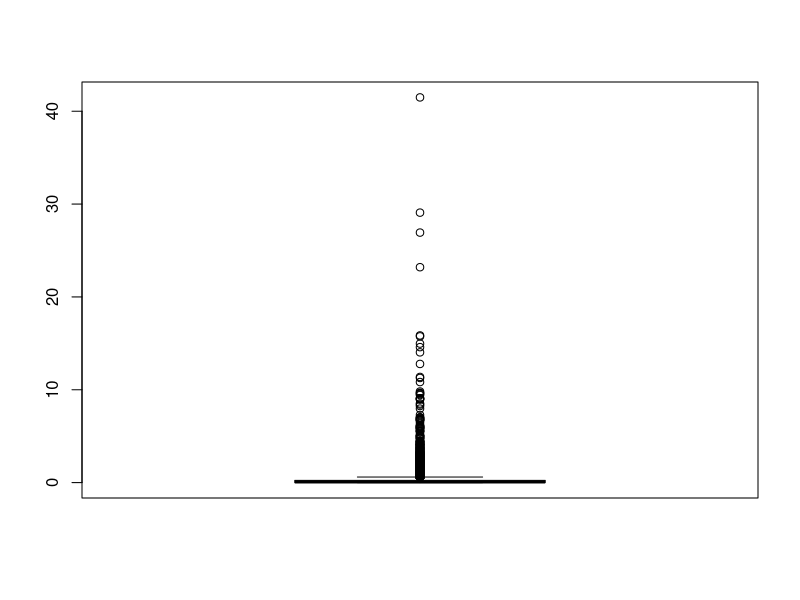
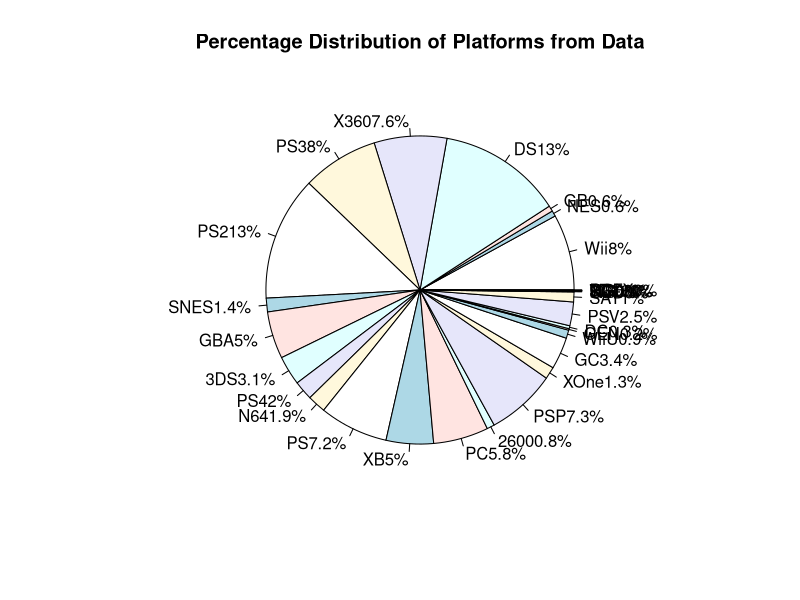

R code for these plots, in order: (Note: this script raises an error after producing the figures.)
#DAD project analysis
#set wd
setwd("/Users/Eoin/Documents/BSHCE/Year 4/DAD/DAD")

#libraries
library(ggplot2)

#read in video game sales csv
vgData = read.csv("vgsales.csv", stringsAsFactors = F)
View(vgData)
mean(vgData$EU_Sales)
boxplot(vgData$NA_Sales)


#get subset data of each platform
subsetWii = subset(vgData, Platform == "Wii")
subsetNES = subset(vgData, Platform == "NES")
subsetGB = subset(vgData, Platform == "GB")
subsetDS = subset(vgData, Platform == "DS")
subsetX360 = subset(vgData, Platform == "X360")
subsetPS3 = subset(vgData, Platform == "PS3")
subsetPS2 = subset(vgData, Platform == "PS2")
subsetSNES = subset(vgData, Platform == "SNES")
subsetGBA = subset(vgData, Platform == "GBA")
subset3DS = subset(vgData, Platform == "3DS")
subsetPS4 = subset(vgData, Platform == "PS4")
subsetN64 = subset(vgData, Platform == "N64")
subsetPS = subset(vgData, Platform == "PS")
subsetXB = subset(vgData, Platform == "XB")
subsetPC = subset(vgData, Platform == "PC")
subset2600 = subset(vgData, Platform == "2600")
subsetPSP = subset(vgData, Platform == "PSP")
subsetXOne = subset(vgData, Platform == "XOne")
subsetGC = subset(vgData, Platform == "GC")
subsetWiiU = subset(vgData, Platform == "WiiU")
subsetGEN = subset(vgData, Platform == "GEN")
subsetDC = subset(vgData, Platform == "DC")
subsetPSV = subset(vgData, Platform == "PSV")
subsetSAT = subset(vgData, Platform == "SAT")
subsetSCD = subset(vgData, Platform == "SCD")
subsetWS = subset(vgData, Platform == "WS")
subsetNG = subset(vgData, Platform == "NG")
subsetTG16 = subset(vgData, Platform == "TG16")
subset3DO = subset(vgData, Platform == "3DO")
subsetGG = subset(vgData, Platform == "GG")
subsetPCFX = subset(vgData, Platform == "PCFX")

#count total num
totalNum = length(vgData$Rank)
round(totalNum, digits = 2)

#get numbers/percentages
percWii = round((length(subsetWii$Platform)/totalNum * 100), digits = 2)
percNES = round((length(subsetNES$Platform)/totalNum * 100), digits = 2)
percGB = round((length(subsetGB$Platform)/totalNum * 100), digits = 2)
percDS = round((length(subsetDS$Platform)/totalNum * 100), digits = 2)
percX360 = round((length(subsetX360$Platform)/totalNum * 100), digits = 2)
percPS3 = round((length(subsetPS3$Platform)/totalNum * 100), digits = 2)
percPS2 = round((length(subsetPS2$Platform)/totalNum * 100), digits = 2)
percSNES = round((length(subsetSNES$Platform)/totalNum * 100), digits = 2)
percGBA = round((length(subsetGBA$Platform)/totalNum * 100), digits = 2)
perc3DS = round((length(subset3DS$Platform)/totalNum * 100), digits = 2)
percPS4 = round((length(subsetPS4$Platform)/totalNum * 100), digits = 2)
percN64 = round((length(subsetN64$Platform)/totalNum * 100), digits = 2)
percPS = round((length(subsetPS$Platform)/totalNum * 100), digits = 2)
percXB = round((length(subsetXB$Platform)/totalNum * 100), digits = 2)
percPC = round((length(subsetPC$Platform)/totalNum * 100), digits = 2)
perc2600 = round((length(subset2600$Platform)/totalNum * 100), digits = 2)
percPSP = round((length(subsetPSP$Platform)/totalNum * 100), digits = 2)
percXOne = round((length(subsetXOne$Platform)/totalNum * 100), digits = 2)
percGC = round((length(subsetGC$Platform)/totalNum * 100), digits = 2)
percWiiU = round((length(subsetWiiU$Platform)/totalNum * 100), digits = 2)
percGEN = round((length(subsetGEN$Platform)/totalNum * 100), digits = 2)
percDC = round((length(subsetDC$Platform)/totalNum * 100), digits = 2)
percPSV = round((length(subsetPSV$Platform)/totalNum * 100), digits = 2)
percSAT = round((length(subsetSAT$Platform)/totalNum * 100), digits = 2)
percSCD = round((length(subsetSCD$Platform)/totalNum * 100), digits = 2)
percWS = round((length(subsetWS$Platform)/totalNum * 100), digits = 2)
percNG = round((length(subsetNG$Platform)/totalNum * 100), digits = 2)
percTG16 = round((length(subsetTG16$Platform)/totalNum * 100), digits = 2)
perc3DO = round((length(subset3DO$Platform)/totalNum * 100), digits = 2)
percGG = round((length(subsetGG$Platform)/totalNum * 100), digits = 2)
percPCFX = round((length(subsetPCFX$Platform)/totalNum * 100), digits = 2)

#create vector of percentages
percVector = c(percWii,percNES,percGB,percDS,percX360,percPS3,percPS2,percSNES,percGBA,perc3DS,percPS4,percN64,percPS,percXB,percPC,perc2600,percPSP,percXOne,percGC,percWiiU,percGEN,percDC,percPSV,percSAT,percSCD,percWS,percNG,percTG16,perc3DO,percGG,percPCFX)

sliceNames = c("Wii","NES","GB","DS","X360","PS3","PS2","SNES","GBA","3DS","PS4","N64","PS","XB","PC","2600","PSP","XOne","GC","WiiU","GEN","DC","PSV","SAT","SCD","WS","NG","TG16","3DO","GG","PCFX")

#create pie chart
percentlabels = round(100*percVector/sum(percVector), 1)
pielabels = paste(percentlabels, "%", sep="")
uselabels = paste(sliceNames , pielabels,sep="")
png("VideoGamePercentageByPlatform.png", width = 15, height = 15, units = "in", res = 300)
pie(percVector, labels = uselabels, main = "Percentage Distribution of Platforms from Data")
dev.off()

#total sales for eu/na for Playstation in 1997
subPS97 = subset(subsetPS, Year == 1997)
eusales = round(sum(subPS97$EU_Sales), digits = 3)
nasales = round(sum(subPS97$NA_Sales), digits = 3)

#get eu sales totals per category
aggregate(vgData$EU_Sales, by=(list(Category=vgData$Genre)), FUN=sum)
aggregate(.vgData$Genre, vgData$EU_Sales, sum)
aggregate(EU_Sales ~ Genre, vgData, sum)
tapply(vgData$EU_Sales, vgData$Genre, sum)

#distribution of sales for playstation grouped by genre (counts)
ggplot(subsetPS, aes(x=Genre, y=Global_Sales)) + stat_binhex(colour="white") +
  theme_bw() + scale_fill_gradient(low="white", high="blue") +
  labs(x="Genre", y="Global Sales (Million)")+
  coord_cartesian(ylim = c(0, 10))+
  scale_y_continuous(breaks=seq(0,10,0.5), expand = c(0, 0))

#ggplot showing violin plot of global ps sales per genre, also showing what genres can have great sales
ggplot(data=subsetX360, aes(Genre, Global_Sales)) +
  geom_violin(fill="lightblue") +
  geom_boxplot( alpha=.2)
